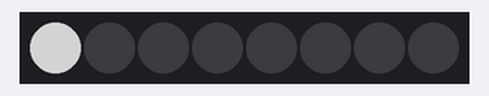
This sketch was run on a simulated Arduino Uno, built with avr-gcc and run on an emulated ATmega328P. On the bench: 8 RGB LEDs in strip order, left to right. Dim RGB values are drawn brighter than linear.

Above: at 0.01 s.
At 0.52 s:
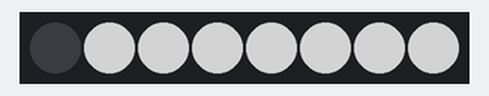
Timing chart, 0 to 2.0 s (numbered marks = the images above):
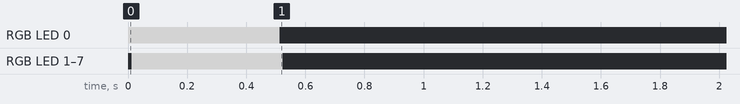

The sketch:

neopixeltest.ino
```cpp
#include <Adafruit_NeoPixel.h>
#ifdef __AVR__
  #include <avr/power.h>
#endif

#define PIN 6

Adafruit_NeoPixel strip = Adafruit_NeoPixel(8, PIN, NEO_GRB + NEO_KHZ800);

void setup() {
  strip.begin();
  strip.show(); // Initialize all pixels to 'off'
  fasttest();
}

void loop(){

}

void fasttest(){
  colorWipe( strip.Color(127, 127, 127), 1);
  delay(500);
  colorWipe( strip.Color(0, 0, 0), 1);
}

void colorTest(int del){
  colorWipe( strip.Color(127, 127, 127), del);
  colorWipe( strip.Color(000, 127, 127), del);
  colorWipe( strip.Color(127, 000, 127), del);
  colorWipe( strip.Color(127, 127, 000), del);
  colorWipe( strip.Color(000, 000, 127), del);
  colorWipe( strip.Color(000, 127, 000), del);
  colorWipe( strip.Color(127, 000, 000), del);
  colorWipe( strip.Color(000, 000, 000), del);
}

// Fill the dots one after the other with a color
void colorWipe(uint32_t c, uint8_t wait) {
  for(uint16_t i=0; i<strip.numPixels(); i++) {
    strip.setPixelColor(i, c);
    strip.show();
    delay(wait);
  }
}
```
